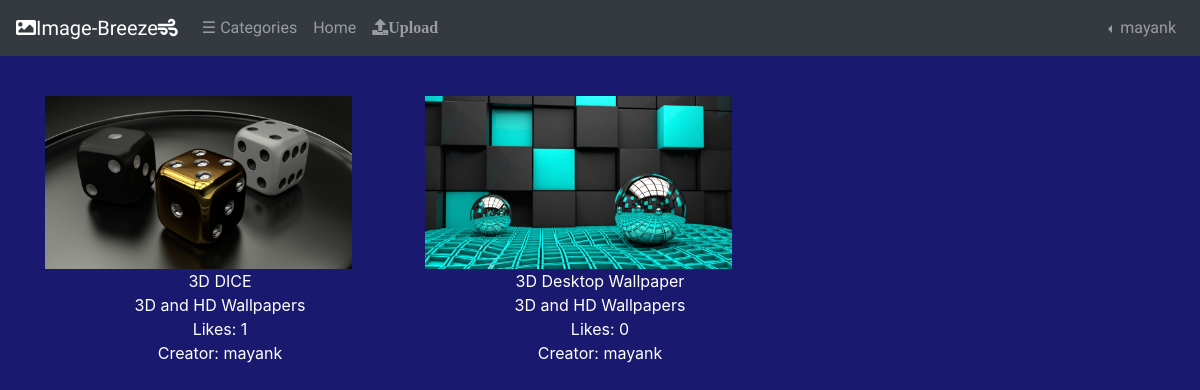
/category/1 (signed in), run on the app's committed database.
### photos/models.py (models this page shows, shortened)
class Post(models.Model):
    title = models.CharField(max_length=350, default="Untitled")
    img = models.ImageField(upload_to=path_and_rename_posts)
    creator = models.CharField(max_length=65)
    category = models.ForeignKey(Category, on_delete=models.CASCADE)
    likes = models.IntegerField(default=0)
    date = models.CharField(max_length=20)
    time = models.CharField(max_length=10)

class Category(models.Model):
    category_name = models.CharField(max_length=65)
    def __str__(self):
        return f"{self.category_name}"

### photos/views.py (the view)
# urls.py: path("category/<int:category_id>", views.postCategory, name="category"),
def postCategory(request, category_id):
    if not request.user.is_authenticated:
        return render(request, "photos/login.html", {"message" : "You Must Login First."})
    try:
        category_name = Category.objects.get(pk=category_id)
    except Category.DoesNotExist:
        raise Http404("Category not found")
    context = {
        "category": Post.objects.filter(category=category_name),
        "categories": Category.objects.all(),
    }
    return render(request, 'photos/category.html', context)

### photos/templates/photos/category.html (shortened to what this page needs)
{% extends 'photos/base.html' %}
{% load static %}
{% block css %}
<link rel="stylesheet" href="{% static 'photos/css/category.css' %}">
{% endblock %}
{% block body %}
<div class="container my-4">
    <div class="row text-center">
        {% for post in category %}
      <div class="col-lg-4 col-md-12 mb-4">
        <a href="{% url 'post' post.id %}"><img class="image" src="{{post.img.url}}" style="max-width: 400px; max-height: 400px;"></a>
        <p><span class="title"> {{post.title}}</span> <br> {{post.category}} <br> Likes: {{post.likes}} <br> Creator: {{post.creator}} </p>
      </div>
      {% empty %}
    <div class="jumbotron" style="background-color: black;">
    <h1>Be the first to upload images in this category</h1><br>
    <a class="nav-link" href="{% url 'add_post' %}"><h2>Upload</h2></a>
    </div>
  {% endfor %}
</div>
</div>
{% endblock %}

### photos/templates/photos/base.html (shortened to what this page needs)
<!DOCTYPE html>
<html lang="en">
    <head>
        {% load static %}
        {% block css %}{% endblock %}
        <link href="{% static 'photos/css/base.css' %}" rel="stylesheet">
        <link rel="stylesheet" href="https://cdnjs.cloudflare.com/ajax/libs/font-awesome/4.7.0/css/font-awesome.min.css">
        <link rel="stylesheet" href="https://use.fontawesome.com/releases/v5.8.1/css/all.css">
        <link rel="stylesheet" href="https://stackpath.bootstrapcdn.com/bootstrap/4.5.0/css/bootstrap.min.css">
    </head>
    <body>
        <div id="main">
            <nav class="navbar navbar-expand-lg navbar-dark bg-dark">
                <a class="navbar-brand" href="{% url 'index' %}"><i class="fa fa-picture-o" aria-hidden="true"></i>Image-Breeze<i class="fas fa-wind"></i></a>
                {% if request.user.is_authenticated %}
                <div class="collapse navbar-collapse" id="navbarNavDropdown">
                  <ul class="navbar-nav">
                    <li class="nav-item">
                      <button class=" nav-link openbtn" onclick="openNav()">&#9776; Categories</button>
                    </li>
                    <li class="nav-item">
                      <a class="nav-link" href="{% url 'index' %}">Home </a>
                    </li>
                    <li class="nav-item">
                      <a class="nav-link" href="{% url 'add_post' %}"><i class="fa fa-upload" aria-hidden="true">Upload</i></a>
                    </li>
                  </ul>
                    <ul class="navbar-nav ml-auto">
                    <li class="nav-item dropdown dropleft" style="left: 0;">
                      <a class="nav-link dropdown-toggle" href="#" id="navbarDropdownMenuLink" role="button" data-toggle="dropdown" aria-haspopup="true" aria-expanded="false">
                      {{request.user.username}}
                      </a>
                    </li>
                  </ul>
                </div>
                {% endif %}
              </nav>
            <div class="main-body">
            {% block body %}
            {% endblock %}
            </div>
        </div>
    </body>
</html>

### photos/static/photos/css/category.css (style rules this page uses)
.image { opacity: 1; padding-right: 93px; }

### photos/static/photos/css/base.css (style rules this page uses)
body { background-color: midnightblue !important; color: white !important; }
nav { font-family: Arbutus; }
.main-body { padding: 16px; }
.openbtn { cursor: pointer; background-color:transparent; color: grey; border: none; }
#main { transition: margin-left .5s; }

### data on the page
Post: img (picture), title "3D DICE", category "3D and HD Wallpapers", likes "1", creator "mayank"
Post: img (picture), title "3D Desktop Wallpaper", category "3D and HD Wallpapers", likes "0", creator "mayank"

### other printed values
{{ request.user.username }} "mayank"
